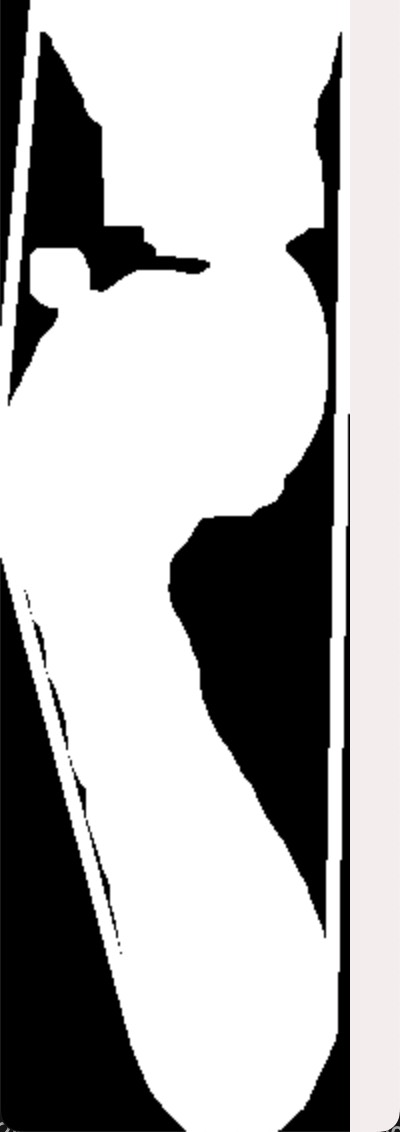
#> input picture sample_images/BWL.jpg, 400 x 1132 px
$ python -i process_image.py   (imports and definitions only)
#> lines starting #> are read from the running program, lines starting #| are printed output that depends on the picture; after the words box and inside, x2 and y2 are one past the last pixel; in counts of white or black regions, pixels touching at a corner belong together
#> further down, picture is the input picture: shape (1132, 400, 3); mean B, G, R 179.3, 179.2, 180
import cv2
import numpy as np

def process_image(img):

    if img is None:
        print("无法读取图片，请检查路径是否正确。")
        return None

    # 获取图像的宽度和高度
    height, width = img.shape[:2]
#> height = 1132; width = 400

    # 直接使用图像的第二个通道
    img_channel = img[:, :, 1]

    # 高斯模糊处理
    img_blur = cv2.GaussianBlur(img_channel, (11, 11), sigmaX=0, sigmaY=0)
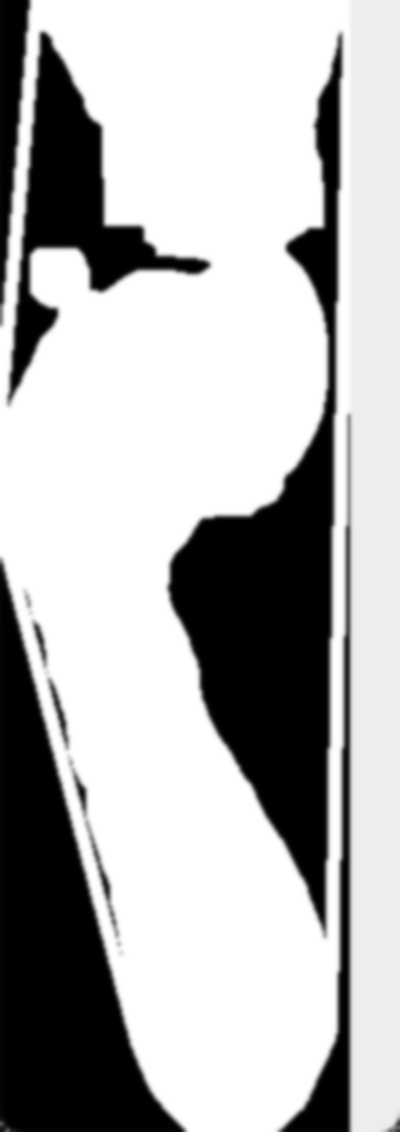
#> img_blur: shape (1132, 400); min 0, max 255, mean 179.2

    # 腐蚀
    kernel = np.ones((20, 20), np.uint8)
    img_erode = cv2.erode(img_blur, kernel, iterations=1)
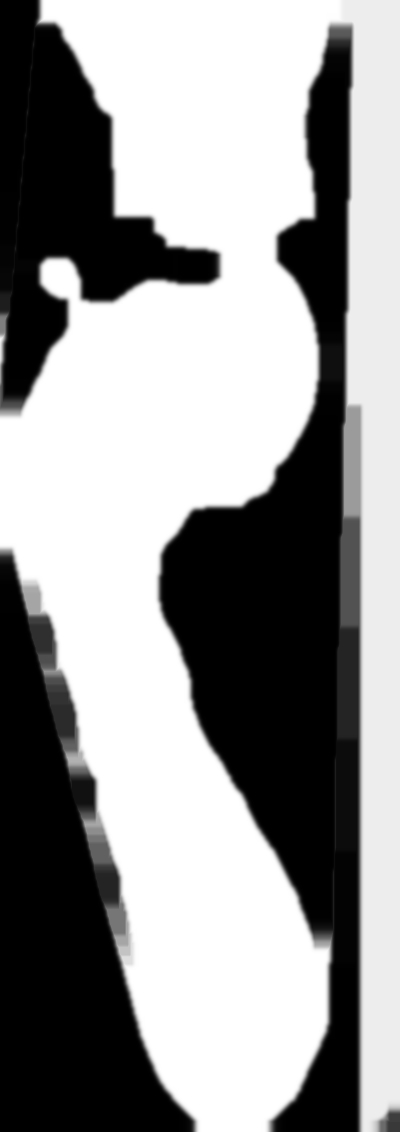
#> img_erode: shape (1132, 400); min 0, max 255, mean 148.2

    # 膨胀
    img_dilate = cv2.dilate(img_erode, kernel, iterations=1)
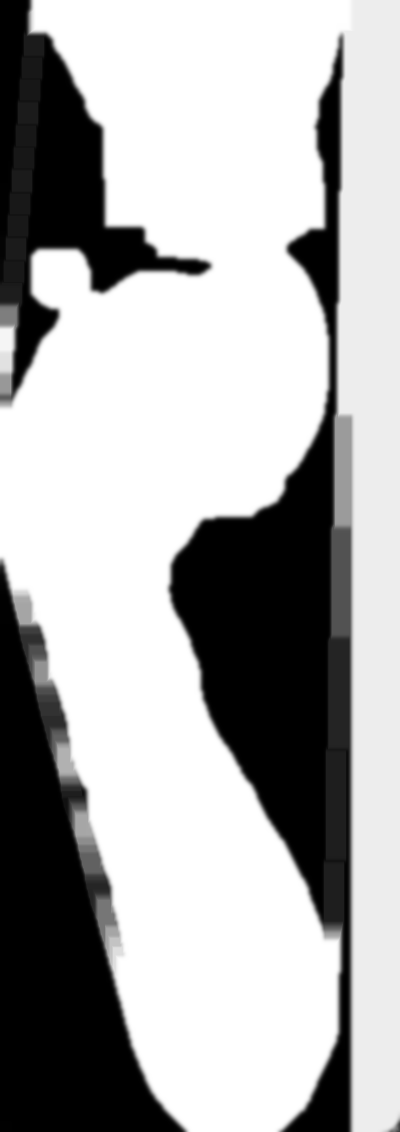
#> img_dilate: shape (1132, 400); min 0, max 255, mean 172.7

    # 自动阈值二值化
    ret, thresh = cv2.threshold(img_dilate, 0, 255, cv2.THRESH_BINARY + cv2.THRESH_OTSU)
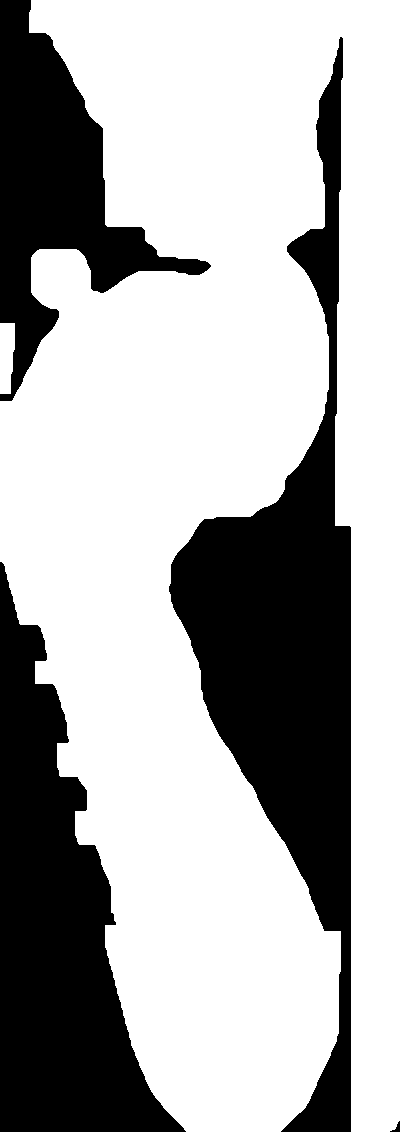
#> thresh: shape (1132, 400); 68.2% white; 4 black regions
#> ret = 129
    contours, _ = cv2.findContours(thresh, cv2.RETR_EXTERNAL, cv2.CHAIN_APPROX_NONE)
#> contours = 2 contours; box (x1, y1, x2, y2) and area: (0, 0, 400, 1132) 305196, (0, 323, 15, 394) 854

    # 确定图像的有效范围
    valid_area = (0, 0, width, height)
#> valid_area = (0, 0, 400, 1132)

    # 创建一个与原图大小相同的黑色图像，用于绘制轮廓
    contour_img = np.zeros_like(img)

    cropped_img = None

    for cnt in contours:
        # 近似轮廓
        epsilon = 0.02 * cv2.arcLength(cnt, True)
        approx = cv2.approxPolyDP(cnt, epsilon, True)

        # 获取轮廓的边界框
        x, y, w, h = cv2.boundingRect(approx)
        bounding_box = (x, y, x + w, y + h)

        # 获取近似后的轮廓的顶点数量
        num_vertices = len(approx)

        # 添加条件：如果轮廓不是直线
        if num_vertices > 3:  # 这里假设至少有3个顶点，你可以根据实际情况调整阈值
            # 检查边界框是否与图像的有效范围相交
            if all(
                (box[0] < valid_area[2] and box[2] > valid_area[0] and box[1] < valid_area[3] and box[3] > valid_area[1])
                for box in [bounding_box, valid_area]
            ):
                # 在图像上绘制轮廓
                cv2.drawContours(contour_img, [cnt], -1, (255, 255, 255), thickness=cv2.FILLED)

                hull = cv2.convexHull(cnt)
                cv2.polylines(contour_img, [hull], isClosed=True, color=(255, 255, 255), thickness=2)

                # 裁剪图像
                cropped_img = contour_img[y:y + h, x:x + w]

                # 计算裁剪后图像的面积
                cropped_area = w * h

                # 判断面积
                if cropped_area < 30000:
                    continue
#> this loop made 2 passes
#> (epsilon, approx, x, y, w, h, bounding_box, num_vertices) on pass 1: (3.31, [[0, 323], [0, 393], [10, 393], [14, 323]], 0, 323, 15, 71, (0, 323, 15, 394), 4)
#> (epsilon, x, y, w, h, num_vertices, cropped_area) on pass 2: (116.8, 0, 0, 400, 1132, 9, 452800)
#> pass 2, in process_image, `cropped_img = contour_img[y:y + h, x:x + w]`:
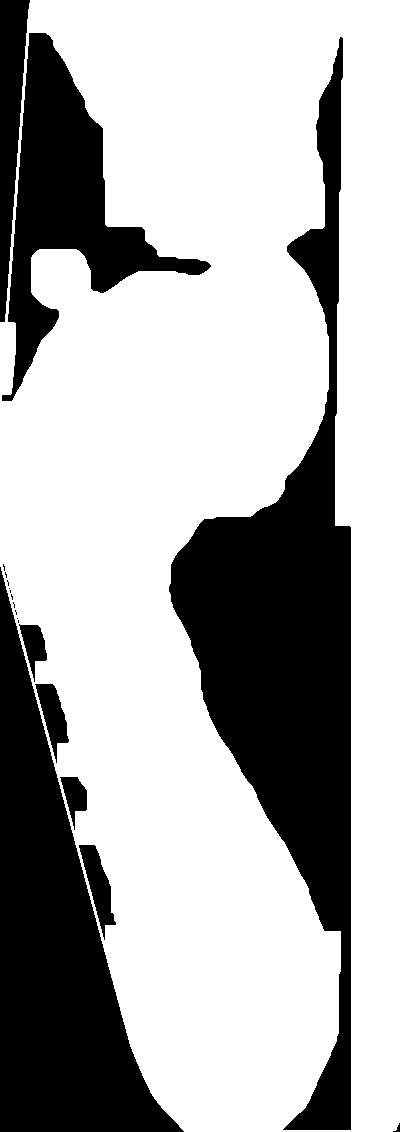
#> cropped_img: shape (1132, 400, 3); 68.8% white; 19 black regions (10 under 20 px), largest, box (x1, y1, x2, y2) and area: (169, 37, 351, 1130) 64855, (0, 567, 184, 1132) 44317, (2, 33, 211, 401) 22259

    # 只保留下脚弓部分
    crop_top = int(height * 1.5 / 5)
#> crop_top = 339
    crop_bottom = int(height / 5)
#> crop_bottom = 226
    cropped_img = cropped_img[crop_top:-crop_bottom, :]
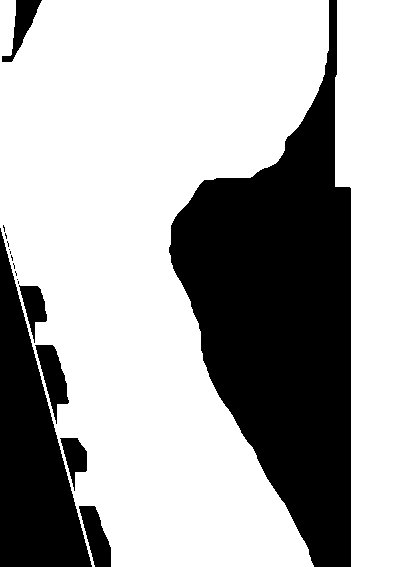
#> cropped_img: shape (567, 400, 3); 67.4% white; 17 black regions (10 under 20 px), largest, box (x1, y1, x2, y2) and area: (169, 0, 351, 567) 53419, (0, 228, 92, 567) 15684, (35, 345, 69, 424) 1234

    return contour_img, cropped_img

# [13 lines of commented-out code are left out]

>>> import cv2
>>> picture = cv2.imread('sample_images/BWL.jpg')
>>> result = process_image(picture)

$ run again, on sample_images/BWR.jpg
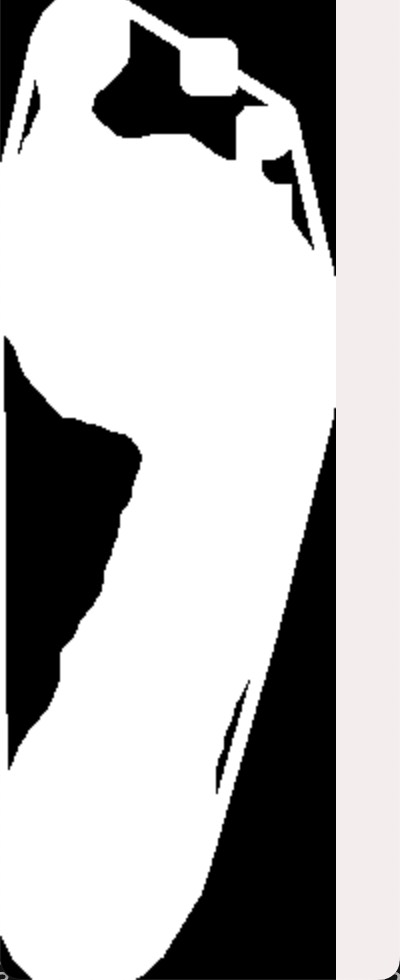
#> input picture sample_images/BWR.jpg, 400 x 980 px
#> picture is the input picture: shape (980, 400, 3); mean B, G, R 181.4, 181.4, 182.3
#> in process_image, `ret, thresh = cv2.threshold(img_dilate, 0, 255, cv2.THRESH_BINARY + cv..`:
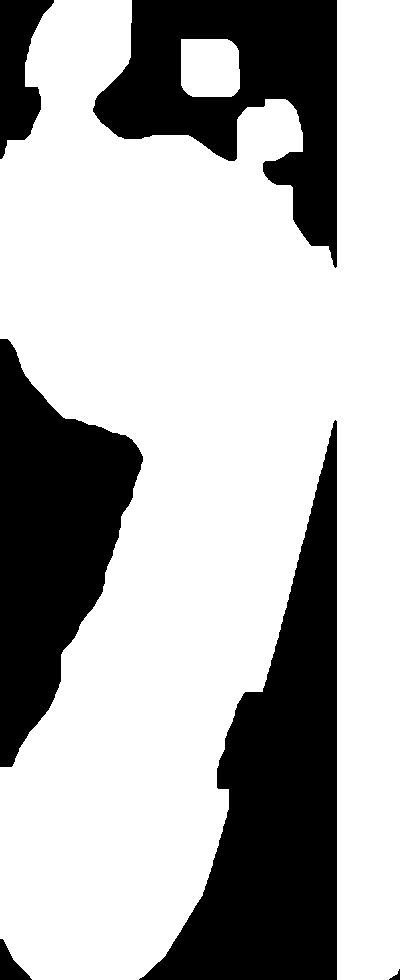
#> thresh: shape (980, 400); 70.1% white; 6 black regions
#> ret = 128
#> contours = 2 contours; box (x1, y1, x2, y2) and area: (0, 0, 400, 980) 269536, (181, 39, 240, 97) 3156
#> the loop in process_image, `for cnt in contours:` made 2 passes
#> (epsilon, x, y, w, h, bounding_box, num_vertices, cropped_area) on pass 1: (4.3, 181, 39, 59, 58, (181, 39, 240, 97), 7, 3422)
#> in process_image, `cropped_img = cropped_img[crop_top:-crop_bottom, :]`:
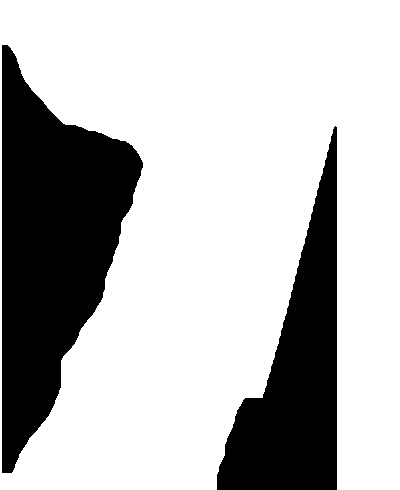
#> cropped_img: shape (490, 400, 3); 73% white; 2 black regions, box (x1, y1, x2, y2) and area: (2, 45, 143, 473) 32662, (217, 126, 337, 490) 20352

$ run again, on sample_images/BWRC.jpg
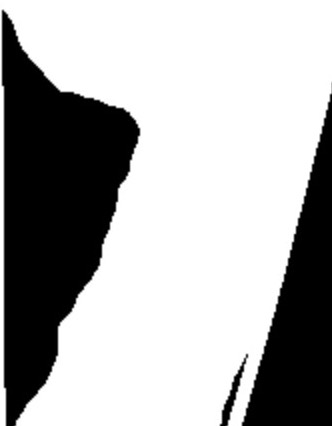
#> input picture sample_images/BWRC.jpg, 332 x 426 px
#> picture is the input picture: shape (426, 332, 3); min 0, max 255, mean 172.8
#> in process_image, `ret, thresh = cv2.threshold(img_dilate, 0, 255, cv2.THRESH_BINARY + cv..`:
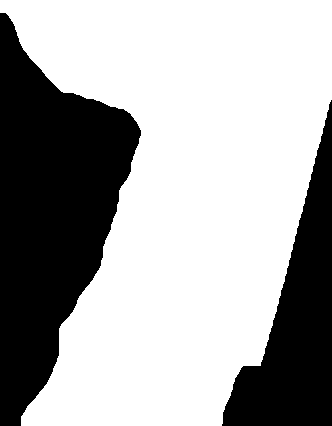
#> thresh: shape (426, 332); 66% white; 2 black regions
#> ret = 128
#> contours = 1 contour; box (x1, y1, x2, y2) and area: (0, 0, 332, 426) 92655
#> the loop in process_image, `for cnt in contours:` made 1 pass
#> (epsilon, x, y, w, h, num_vertices, cropped_area) on pass 1: (31.5, 0, 0, 332, 426, 5, 141432)
#> in process_image, `cropped_img = cropped_img[crop_top:-crop_bottom, :]`:
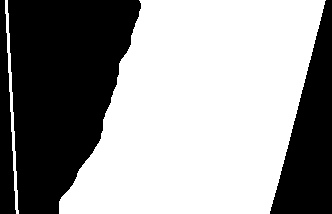
#> cropped_img: shape (214, 332, 3); 59% white; 3 black regions, box (x1, y1, x2, y2) and area: (8, 0, 141, 214) 19676, (270, 0, 332, 214) 7248, (0, 0, 16, 214) 2192
